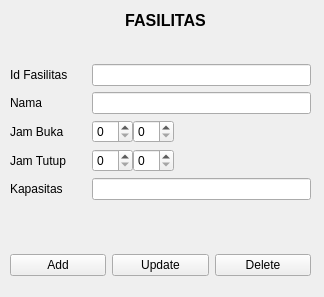
<?xml version="1.0" encoding="UTF-8"?>
<ui version="4.0">
 <class>FrmFasilitas</class>
 <widget class="QMainWindow" name="FrmFasilitas">
  <property name="geometry">
   <rect>
    <x>0</x>
    <y>0</y>
    <width>324</width>
    <height>297</height>
   </rect>
  </property>
  <property name="maximumSize">
   <size>
    <width>324</width>
    <height>297</height>
   </size>
  </property>
  <property name="windowTitle">
   <string>Fasilitas</string>
  </property>
  <widget class="QWidget" name="centralwidget">
   <widget class="QLabel" name="label">
    <property name="geometry">
     <rect>
      <x>20</x>
      <y>10</y>
      <width>291</width>
      <height>20</height>
     </rect>
    </property>
    <property name="font">
     <font>
      <pointsize>12</pointsize>
      <weight>75</weight>
      <bold>true</bold>
     </font>
    </property>
    <property name="text">
     <string>FASILITAS</string>
    </property>
    <property name="alignment">
     <set>Qt::AlignCenter</set>
    </property>
   </widget>
   <widget class="QWidget" name="formLayoutWidget">
    <property name="geometry">
     <rect>
      <x>10</x>
      <y>40</y>
      <width>301</width>
      <height>181</height>
     </rect>
    </property>
    <layout class="QFormLayout" name="formLayout">
     <property name="horizontalSpacing">
      <number>24</number>
     </property>
     <property name="topMargin">
      <number>24</number>
     </property>
     <property name="rightMargin">
      <number>0</number>
     </property>
     <item row="0" column="0">
      <widget class="QLabel" name="idUserLabel">
       <property name="text">
        <string>Id Fasilitas</string>
       </property>
      </widget>
     </item>
     <item row="0" column="1">
      <widget class="QLineEdit" name="Txt_id_facility"/>
     </item>
     <item row="1" column="0">
      <widget class="QLabel" name="namaLabel">
       <property name="text">
        <string>Nama</string>
       </property>
      </widget>
     </item>
     <item row="1" column="1">
      <widget class="QLineEdit" name="Txt_nama"/>
     </item>
     <item row="2" column="0">
      <widget class="QLabel" name="passwordLabel">
       <property name="text">
        <string>Jam Buka</string>
       </property>
      </widget>
     </item>
     <item row="2" column="1">
      <layout class="QHBoxLayout" name="horizontalLayout">
       <item>
        <widget class="QSpinBox" name="SpinJamBuka"/>
       </item>
       <item>
        <widget class="QSpinBox" name="SpinMinBuka"/>
       </item>
       <item>
        <spacer name="horizontalSpacer">
         <property name="orientation">
          <enum>Qt::Horizontal</enum>
         </property>
         <property name="sizeHint" stdset="0">
          <size>
           <width>20</width>
           <height>20</height>
          </size>
         </property>
        </spacer>
       </item>
      </layout>
     </item>
     <item row="3" column="1">
      <layout class="QHBoxLayout" name="horizontalLayout_3">
       <item>
        <widget class="QSpinBox" name="SpinJamTutup"/>
       </item>
       <item>
        <widget class="QSpinBox" name="SpinMinTutup"/>
       </item>
       <item>
        <spacer name="horizontalSpacer_2">
         <property name="orientation">
          <enum>Qt::Horizontal</enum>
         </property>
         <property name="sizeHint" stdset="0">
          <size>
           <width>20</width>
           <height>20</height>
          </size>
         </property>
        </spacer>
       </item>
      </layout>
     </item>
     <item row="3" column="0">
      <widget class="QLabel" name="capacityLabel">
       <property name="text">
        <string>Jam Tutup</string>
       </property>
      </widget>
     </item>
     <item row="4" column="0">
      <widget class="QLabel" name="kapasitasLabel">
       <property name="text">
        <string>Kapasitas</string>
       </property>
      </widget>
     </item>
     <item row="4" column="1">
      <widget class="QLineEdit" name="Txt_kapasitas"/>
     </item>
    </layout>
   </widget>
   <widget class="QWidget" name="horizontalLayoutWidget_2">
    <property name="geometry">
     <rect>
      <x>10</x>
      <y>250</y>
      <width>301</width>
      <height>31</height>
     </rect>
    </property>
    <layout class="QHBoxLayout" name="horizontalLayout_2">
     <item>
      <widget class="QPushButton" name="PB_add">
       <property name="text">
        <string>Add</string>
       </property>
      </widget>
     </item>
     <item>
      <widget class="QPushButton" name="PB_update">
       <property name="text">
        <string>Update</string>
       </property>
      </widget>
     </item>
     <item>
      <widget class="QPushButton" name="PB_del">
       <property name="text">
        <string>Delete</string>
       </property>
      </widget>
     </item>
    </layout>
   </widget>
  </widget>
 </widget>
 <resources/>
 <connections/>
</ui>
